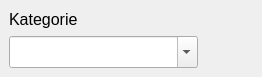
                <widget class="QWidget" name="scrollAreaWidgetContents">
                 <property name="geometry">
                  <rect>
                   <x>0</x>
                   <y>0</y>
                   <width>262</width>
                   <height>77</height>
                  </rect>
                 </property>
                 <property name="sizePolicy">
                  <sizepolicy hsizetype="Expanding" vsizetype="Expanding">
                   <horstretch>0</horstretch>
                   <verstretch>0</verstretch>
                  </sizepolicy>
                 </property>
                 <property name="maximumSize">
                  <size>
                   <width>16777215</width>
                   <height>16777215</height>
                  </size>
                 </property>
                 <property name="autoFillBackground">
                  <bool>true</bool>
                 </property>
                 <property name="styleSheet">
                  <string notr="true"/>
                 </property>
                 <layout class="QVBoxLayout" name="verticalLayout_7">
                  <property name="spacing">
                   <number>0</number>
                  </property>
                  <property name="leftMargin">
                   <number>0</number>
                  </property>
                  <property name="topMargin">
                   <number>0</number>
                  </property>
                  <property name="rightMargin">
                   <number>0</number>
                  </property>
                  <property name="bottomMargin">
                   <number>0</number>
                  </property>
                  <item>
                   <widget class="QFrame" name="frame_category_choosing">
                    <property name="frameShape">
                     <enum>QFrame::NoFrame</enum>
                    </property>
                    <property name="frameShadow">
                     <enum>QFrame::Sunken</enum>
                    </property>
                    <property name="lineWidth">
                     <number>0</number>
                    </property>
                    <layout class="QVBoxLayout" name="verticalLayout_10">
                     <item>
                      <widget class="QLabel" name="categoryLabel">
                       <property name="font">
                        <font>
                         <pointsize>12</pointsize>
                        </font>
                       </property>
                       <property name="text">
                        <string>Kategorie</string>
                       </property>
                       <property name="alignment">
                        <set>Qt::AlignLeading|Qt::AlignLeft|Qt::AlignVCenter</set>
                       </property>
                      </widget>
                     </item>
                     <item>
                      <widget class="QComboBox" name="categoryComboBox">
                       <property name="minimumSize">
                        <size>
                         <width>0</width>
                         <height>32</height>
                        </size>
                       </property>
                       <property name="maximumSize">
                        <size>
                         <width>189</width>
                         <height>16777215</height>
                        </size>
                       </property>
                       <property name="editable">
                        <bool>true</bool>
                       </property>
                       <property name="iconSize">
                        <size>
                         <width>32</width>
                         <height>32</height>
                        </size>
                       </property>
                      </widget>
                     </item>
                    </layout>
                   </widget>
                  </item>
                 </layout>
                </widget>
